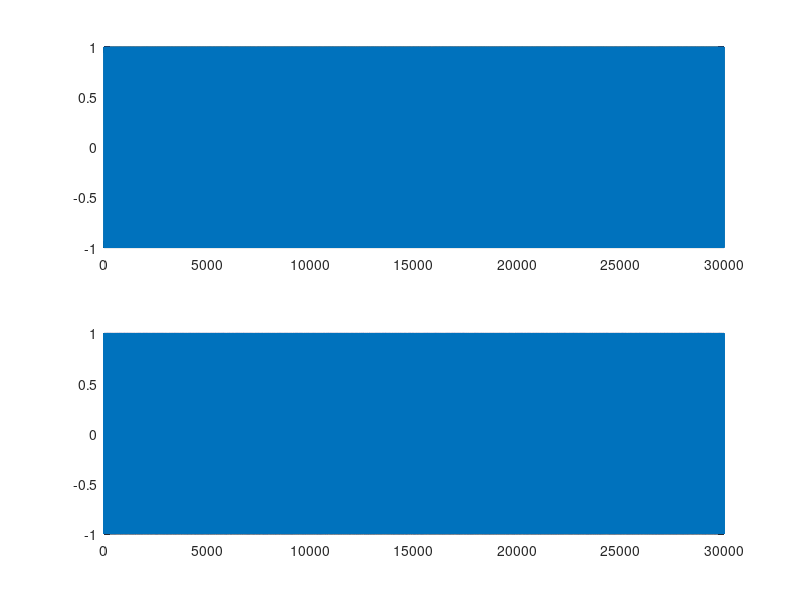

MATLAB code to generate this figure: (Note: this script raises an error after producing the figure.)
close all;
clear all;

Fe = 24000;     % Fréquence d'échantillonnage
fp = 2000;      % Fréquence de la porteuse
Rb = 3000;      % Débit binaire
N_bits = 60000;   % Nombre de bits transmis
Tb = 1/Rb;      % Période de transmission d'un bit
Te = 1/Fe;      % Période d'échantillonnage 
Ns = fix(Tb/Te);    % Facteur de suréchantillonnage
n0 = 1;
% Choix du rapport signal à bruit par bit souhaité à l entrée du récepteur
ensemble_R = linspace(0.001, 6, 10);
ensemble_TEB_exp = zeros(1, length(ensemble_R));

bits = randi([0, 1], 1 , N_bits);   % bits d'information à transmettre 
L = 10;
bits2 = bits;
bits2(bits == 0) = -1;
m1 = bits2(1:2:N_bits);
m2 = bits2(2:2:N_bits);

figure;
subplot(2,1,1);
plot(m1);
subplot(2,1,2);
plot(m2);

m = m1 + m2 * 1i;

%% Créer la réponse impulsionnelle avec des symboles binaires à moyenne nulle.

M = 4;
Rs3 = Rb / log2(M);
Ts3 = 1/Rs3;
Ns3 = fix(Fe/Rs3);
alpha = 0.35;
h = rcosdesign(alpha, L, Ns3, 'sqrt');
kron_cos = kron(m, [1 zeros(1,Ns3 - 1)]);

retard = Ns3*L/2;
kron_cos = [kron_cos, kron_cos(1:retard)]; % Gestion du retard

signal_sortie = filter(h, 1, kron_cos);

x = signal_sortie(retard+1:length(signal_sortie));
t = linspace(0, N_bits/Rb, N_bits*Ns3/2);


%% Passage par le canal 

i = 1; % Indice de parcours
for R = ensemble_R 
    Px = mean(abs(x).^2);
    sigma = sqrt(Px*Ns3/(2*log2(M)*10^(R/10)));
    bruit_i = sigma * randn(1, length(x));
    bruit_q = sigma * randn(1, length(x));
    bruit = bruit_i + 1j*bruit_q;
    %bruit = 0;  % A modifier si on veut du bruit
    disp(sigma)
    x_bruit = x + bruit;
    
    %% Démodulateur

    x_dem = [x_bruit, x_bruit(1:retard)]; % Gestion du retard
    signal_sortie = filter(h, 1, x_dem);
    signal_sortie = signal_sortie(retard+1:length(signal_sortie));
    
    Mat = reshape(signal_sortie, Ns3, length(signal_sortie)/Ns3);
 
    reception =  Mat(n0,:); 
    
    reel = real(reception);
    im = imag(reception);
    
    %On vérifie le signe de reel ou de im pour savoir si c'est 0 ou 1
    
    im(im > 0) = 1; 
    im(im <= 0) = 0;
    
    reel(reel > 0) = 1;
    reel(reel <= 0) = 0;
    
    bits_reception = zeros(1, N_bits);
    bits_reception(1:2:N_bits) = reel;
    bits_reception(2:2:N_bits) = im;

    erreur = (bits_reception == bits);
    % Calcul du taux d'erreur binaire pour une valeur de Eb/n0
    Taux_erreur = 1-mean(erreur);
    ensemble_TEB_exp(i) = Taux_erreur;
    i = i + 1;
end 

figure;
plot(Mat);

scatterplot(reception);
TEB = 2*qfunc(sqrt(2*log2(M)*10.^(ensemble_R/10))*sin(pi/M))/log2(M);

figure;
semilogy(ensemble_R, ensemble_TEB_exp,'LineWidth',2);
hold on
semilogy(ensemble_R, TEB,'LineWidth',2);
hold off


%% DVSBS2

M = 8;

% Choix du rapport signal à bruit par bit souhaité à l entrée du récepteur
ensemble_TEB_exp2 = zeros(1, length(ensemble_R));

bits = randi([0, 1], 1 , N_bits);   % bits d'information à transmettre 
L = 10;
bits_col = reshape(bits, 3, length(bits)/3);
var_map = bi2de(bits_col.');
m = pskmod(var_map, 8, 0, 'gray');
m = m.';


%% Créer la réponse impulsionnelle avec des symboles binaires à moyenne nulle.


Rs3 = Rb / log2(M);
Ts3 = 1/Rs3;
Ns3 = fix(Fe/Rs3);
alpha = 0.20;
h = rcosdesign(alpha, L, M, 'sqrt');
kron_cos = kron(m, [1 zeros(1,Ns3 - 1)]);

retard = M*L/2;
kron_cos = [kron_cos, kron_cos(1:retard)]; % Gestion du retard

signal_sortie = filter(h, 1, kron_cos);

x = signal_sortie(retard+1:length(signal_sortie));


%% Passage par le canal 

i = 1; % Indice de parcours
for R = ensemble_R 
    Px = mean(abs(x).^2);
    sigma = sqrt(Px*Ns3/(2*log2(M)*10^(R/10)));
    bruit_i = sigma * randn(1, length(x));
    bruit_q = sigma * randn(1, length(x));
    bruit = bruit_i + 1j*bruit_q;
    %bruit = 0;  % A modifier si on veut du bruit
    x_bruit = x + bruit;
    
    %% Démodulateur

    x_dem = [x_bruit, x_bruit(1:retard)]; % Gestion du retard
    signal_sortie = filter(h, 1, x_dem);
    signal_sortie = signal_sortie(retard+1:length(signal_sortie));
    
    Mat = reshape(signal_sortie, Ns3, length(signal_sortie)/Ns3);
 
    reception =  Mat(n0,:);
    
    reception_demod = pskdemod(reception, M, 0, 'gray');


    I0 = find(reception_demod == 0);
    I1 = find(reception_demod == 1);
    I2 = find(reception_demod == 2);
    I3 = find(reception_demod == 3);
    I4 = find(reception_demod == 4);
    I5 = find(reception_demod == 5);
    I6 = find(reception_demod == 6);
    I7 = find(reception_demod == 7);

    bits_reception = zeros(1, N_bits);
    bits_reception(3*I1-2) = 1;

    bits_reception(3*I2-1) = 1;

    bits_reception(3*I3-2) = 1;
    bits_reception(3*I3-1) = 1;

    bits_reception(3*I4) = 1;

    bits_reception(3*I5) = 1;
    bits_reception(3*I5-2) = 1;

    bits_reception(3*I6) = 1;
    bits_reception(3*I6-1) = 1;

    bits_reception(3*I7-2) = 1;
    bits_reception(3*I7-1) = 1;
    bits_reception(3*I7) = 1;

    erreur = (bits_reception == bits);
    % Calcul du taux d'erreur binaire pour une valeur de Eb/n0
    Taux_erreur = 1-mean(erreur);
    ensemble_TEB_exp2(i) = Taux_erreur;
    i = i + 1;
end 

figure;
plot(Mat);

scatterplot(reception);
TEB = 2*qfunc(sqrt(2*log2(M)*10.^(ensemble_R/10))*sin(pi/M))/log2(M);

figure;
semilogy(ensemble_R, ensemble_TEB_exp2,'LineWidth',2);
hold on
semilogy(ensemble_R, TEB,'LineWidth',2);
hold off

figure;
semilogy(ensemble_R, ensemble_TEB_exp,'LineWidth',2);
hold on
semilogy(ensemble_R, ensemble_TEB_exp2,'LineWidth',2);
hold off
